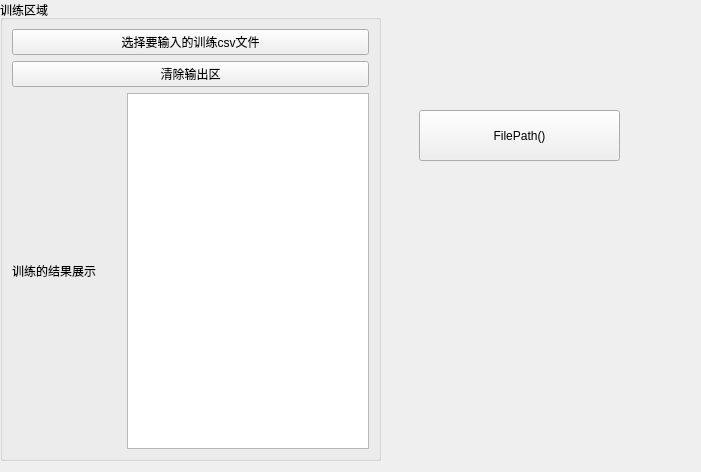
<?xml version="1.0" encoding="UTF-8"?>
<ui version="4.0">
 <class>MySaoGang</class>
 <widget class="QWidget" name="MySaoGang">
  <property name="geometry">
   <rect>
    <x>0</x>
    <y>0</y>
    <width>701</width>
    <height>472</height>
   </rect>
  </property>
  <property name="windowTitle">
   <string>Widget</string>
  </property>
  <widget class="QGroupBox" name="groupBox">
   <property name="geometry">
    <rect>
     <x>0</x>
     <y>0</y>
     <width>381</width>
     <height>461</height>
    </rect>
   </property>
   <property name="title">
    <string>训练区域</string>
   </property>
   <layout class="QVBoxLayout" name="verticalLayout">
    <item>
     <widget class="QPushButton" name="pushBtn_choose_csv">
      <property name="text">
       <string>选择要输入的训练csv文件</string>
      </property>
     </widget>
    </item>
    <item>
     <widget class="QPushButton" name="pushButton">
      <property name="text">
       <string>清除输出区</string>
      </property>
     </widget>
    </item>
    <item>
     <layout class="QHBoxLayout" name="horizontalLayout">
      <item>
       <widget class="QLabel" name="label">
        <property name="text">
         <string>训练的结果展示</string>
        </property>
       </widget>
      </item>
      <item>
       <spacer name="horizontalSpacer">
        <property name="orientation">
         <enum>Qt::Horizontal</enum>
        </property>
        <property name="sizeHint" stdset="0">
         <size>
          <width>40</width>
          <height>20</height>
         </size>
        </property>
       </spacer>
      </item>
      <item>
       <widget class="QPlainTextEdit" name="plainTextEdit"/>
      </item>
     </layout>
    </item>
   </layout>
  </widget>
  <widget class="QPushButton" name="pushButton_2">
   <property name="geometry">
    <rect>
     <x>419</x>
     <y>110</y>
     <width>201</width>
     <height>51</height>
    </rect>
   </property>
   <property name="text">
    <string>FilePath()</string>
   </property>
  </widget>
 </widget>
 <resources/>
 <connections/>
</ui>
